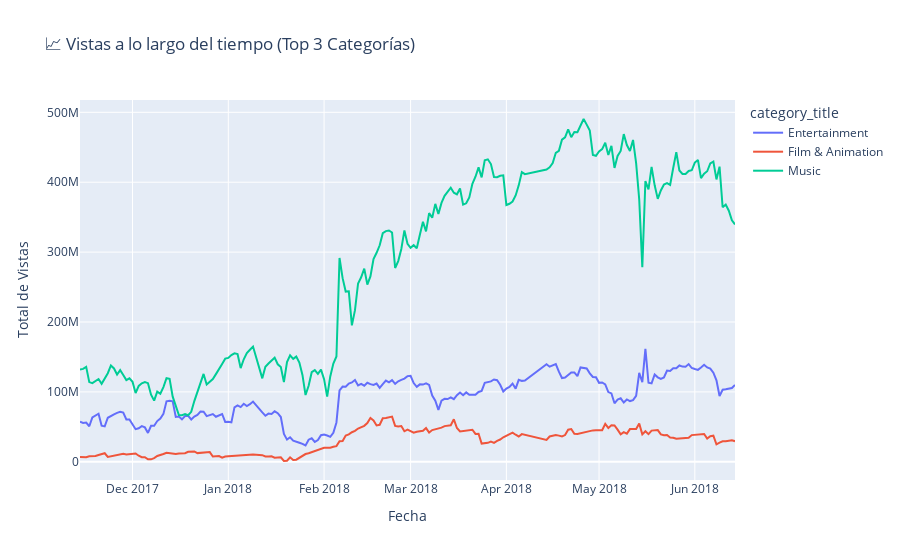
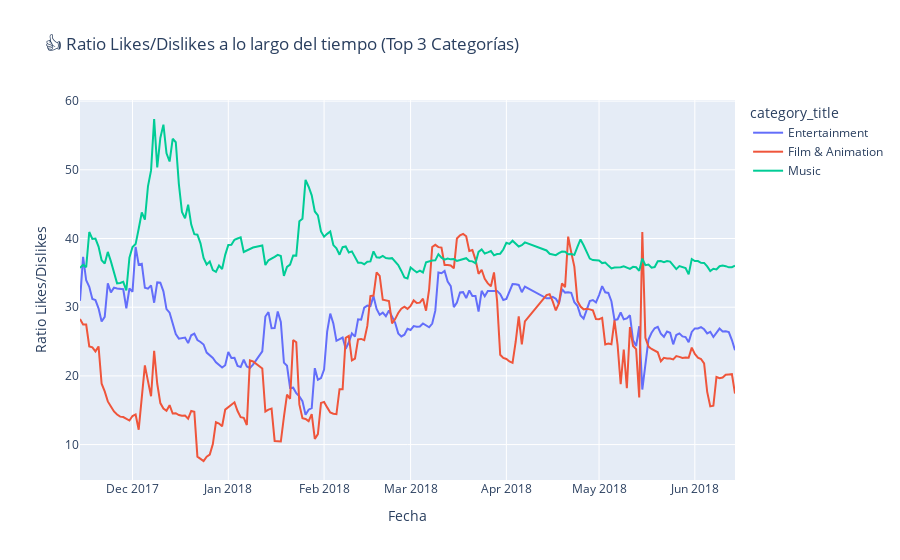
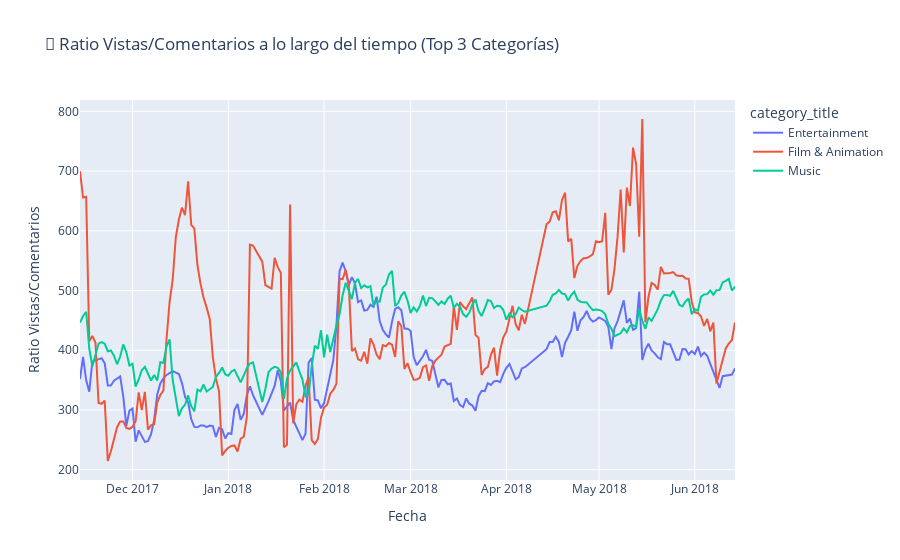

Notebook code for these charts, in order:
### Markdown cell above
INSIGHTS (FIGURA 1-3)

### Code cell
# 📊 ANÁLISIS TEMPORAL TOP 3 CATEGORÍAS YOUTUBE (GBvideos)

import pandas as pd
import plotly.express as px

# Cargar dataset
df = pd.read_csv('dataset_completo_con_ratios.csv')

# Convertir fecha de tendencia
df['trending_date'] = pd.to_datetime(df['trending_date'], errors='coerce', format='%y.%d.%m')

# Calcular las 3 categorías más vistas en total
top_categories = (
    df.groupby('category_title')['views']
    .sum()
    .sort_values(ascending=False)
    .head(3)
    .index.tolist()
)

# Filtrar solo esas categorías
df_top3 = df[df['category_title'].isin(top_categories)]

# Agrupar por fecha y categoría
df_trend = df_top3.groupby(['trending_date', 'category_title']).agg({
    'views': 'sum',
    'likes': 'sum',
    'dislikes': 'sum',
    'comment_count': 'sum'
}).reset_index()

# Evitar divisiones por cero
df_trend['like_dislike_ratio'] = df_trend['likes'] / df_trend['dislikes'].replace(0, pd.NA)
df_trend['views_comments_ratio'] = df_trend['views'] / df_trend['comment_count'].replace(0, pd.NA)

# GRAFICO 1: Vistas a lo largo del tiempo
fig1 = px.line(
    df_trend,
    x='trending_date',
    y='views',
    color='category_title',
    title='📈 Vistas a lo largo del tiempo (Top 3 Categorías)',
    labels={'views': 'Total de Vistas', 'trending_date': 'Fecha'}
)
fig1.show()

# GRAFICO 2: Ratio Likes/Dislikes a lo largo del tiempo
fig2 = px.line(
    df_trend,
    x='trending_date',
    y='like_dislike_ratio',
    color='category_title',
    title='👍 Ratio Likes/Dislikes a lo largo del tiempo (Top 3 Categorías)',
    labels={'like_dislike_ratio': 'Ratio Likes/Dislikes', 'trending_date': 'Fecha'}
)
fig2.show()

# GRAFICO 3: Ratio Vistas/Comentarios a lo largo del tiempo
fig3 = px.line(
    df_trend,
    x='trending_date',
    y='views_comments_ratio',
    color='category_title',
    title='💬 Ratio Vistas/Comentarios a lo largo del tiempo (Top 3 Categorías)',
    labels={'views_comments_ratio': 'Ratio Vistas/Comentarios', 'trending_date': 'Fecha'}
)
fig3.show()

### Figure 1 — Plotly figure (JSON) as saved in the notebook; plotly's stock layout.template omitted (floating-point values rounded to 4 significant figures; data arrays with more than 128 entries replaced by an {"elided": "..."} marker saying what was removed)
{"data": [{"hovertemplate": "category_title=Entertainment<br>Fecha=%{x}<br>Total de Vistas=%{y}<extra></extra>", "legendgroup": "Entertainment", "line": {"color": "#636efa", "dash": "solid"}, "marker": {"symbol": "circle"}, "mode": "lines", "name": "Entertainment", "orientation": "v", "showlegend": true, "type": "scatter", "x": {"elided": "205 str values"}, "xaxis": "x", "y": {"elided": "205 float values"}, "yaxis": "y"}, {"hovertemplate": "category_title=Film & Animation<br>Fecha=%{x}<br>Total de Vistas=%{y}<extra></extra>", "legendgroup": "Film & Animation", "line": {"color": "#EF553B", "dash": "solid"}, "marker": {"symbol": "circle"}, "mode": "lines", "name": "Film & Animation", "orientation": "v", "showlegend": true, "type": "scatter", "x": {"elided": "205 str values"}, "xaxis": "x", "y": {"elided": "205 float values"}, "yaxis": "y"}, {"hovertemplate": "category_title=Music<br>Fecha=%{x}<br>Total de Vistas=%{y}<extra></extra>", "legendgroup": "Music", "line": {"color": "#00cc96", "dash": "solid"}, "marker": {"symbol": "circle"}, "mode": "lines", "name": "Music", "orientation": "v", "showlegend": true, "type": "scatter", "x": {"elided": "205 str values"}, "xaxis": "x", "y": {"elided": "205 float values"}, "yaxis": "y"}], "layout": {"legend": {"title": {"text": "category_title"}, "tracegroupgap": 0}, "title": {"text": "📈 Vistas a lo largo del tiempo (Top 3 Categorías)"}, "xaxis": {"anchor": "y", "domain": [0, 1], "title": {"text": "Fecha"}}, "yaxis": {"anchor": "x", "domain": [0, 1], "title": {"text": "Total de Vistas"}}}}

### Figure 2 — Plotly figure (JSON) as saved in the notebook; plotly's stock layout.template omitted (floating-point values rounded to 4 significant figures; data arrays with more than 128 entries replaced by an {"elided": "..."} marker saying what was removed)
{"data": [{"hovertemplate": "category_title=Entertainment<br>Fecha=%{x}<br>Ratio Likes/Dislikes=%{y}<extra></extra>", "legendgroup": "Entertainment", "line": {"color": "#636efa", "dash": "solid"}, "marker": {"symbol": "circle"}, "mode": "lines", "name": "Entertainment", "orientation": "v", "showlegend": true, "type": "scatter", "x": {"elided": "205 str values"}, "xaxis": "x", "y": {"elided": "205 float values"}, "yaxis": "y"}, {"hovertemplate": "category_title=Film & Animation<br>Fecha=%{x}<br>Ratio Likes/Dislikes=%{y}<extra></extra>", "legendgroup": "Film & Animation", "line": {"color": "#EF553B", "dash": "solid"}, "marker": {"symbol": "circle"}, "mode": "lines", "name": "Film & Animation", "orientation": "v", "showlegend": true, "type": "scatter", "x": {"elided": "205 str values"}, "xaxis": "x", "y": {"elided": "205 float values"}, "yaxis": "y"}, {"hovertemplate": "category_title=Music<br>Fecha=%{x}<br>Ratio Likes/Dislikes=%{y}<extra></extra>", "legendgroup": "Music", "line": {"color": "#00cc96", "dash": "solid"}, "marker": {"symbol": "circle"}, "mode": "lines", "name": "Music", "orientation": "v", "showlegend": true, "type": "scatter", "x": {"elided": "205 str values"}, "xaxis": "x", "y": {"elided": "205 float values"}, "yaxis": "y"}], "layout": {"legend": {"title": {"text": "category_title"}, "tracegroupgap": 0}, "title": {"text": "👍 Ratio Likes/Dislikes a lo largo del tiempo (Top 3 Categorías)"}, "xaxis": {"anchor": "y", "domain": [0, 1], "title": {"text": "Fecha"}}, "yaxis": {"anchor": "x", "domain": [0, 1], "title": {"text": "Ratio Likes/Dislikes"}}}}

### Figure 3 — Plotly figure (JSON) as saved in the notebook; plotly's stock layout.template omitted (floating-point values rounded to 4 significant figures; data arrays with more than 128 entries replaced by an {"elided": "..."} marker saying what was removed)
{"data": [{"hovertemplate": "category_title=Entertainment<br>Fecha=%{x}<br>Ratio Vistas/Comentarios=%{y}<extra></extra>", "legendgroup": "Entertainment", "line": {"color": "#636efa", "dash": "solid"}, "marker": {"symbol": "circle"}, "mode": "lines", "name": "Entertainment", "orientation": "v", "showlegend": true, "type": "scatter", "x": {"elided": "205 str values"}, "xaxis": "x", "y": {"elided": "205 float values"}, "yaxis": "y"}, {"hovertemplate": "category_title=Film & Animation<br>Fecha=%{x}<br>Ratio Vistas/Comentarios=%{y}<extra></extra>", "legendgroup": "Film & Animation", "line": {"color": "#EF553B", "dash": "solid"}, "marker": {"symbol": "circle"}, "mode": "lines", "name": "Film & Animation", "orientation": "v", "showlegend": true, "type": "scatter", "x": {"elided": "205 str values"}, "xaxis": "x", "y": {"elided": "205 float values"}, "yaxis": "y"}, {"hovertemplate": "category_title=Music<br>Fecha=%{x}<br>Ratio Vistas/Comentarios=%{y}<extra></extra>", "legendgroup": "Music", "line": {"color": "#00cc96", "dash": "solid"}, "marker": {"symbol": "circle"}, "mode": "lines", "name": "Music", "orientation": "v", "showlegend": true, "type": "scatter", "x": {"elided": "205 str values"}, "xaxis": "x", "y": {"elided": "205 float values"}, "yaxis": "y"}], "layout": {"legend": {"title": {"text": "category_title"}, "tracegroupgap": 0}, "title": {"text": "💬 Ratio Vistas/Comentarios a lo largo del tiempo (Top 3 Categorías)"}, "xaxis": {"anchor": "y", "domain": [0, 1], "title": {"text": "Fecha"}}, "yaxis": {"anchor": "x", "domain": [0, 1], "title": {"text": "Ratio Vistas/Comentarios"}}}}
